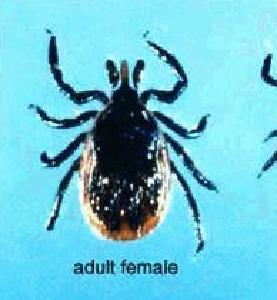
#> input picture assets/train/tick/image_0038.jpg, 277 x 300 px; its folder holds only this picture in this run
$ jupyter execute --allow-errors Q3.ipynb
#> lines starting #> are read from the running program, lines starting #| are printed output that depends on the picture
## Settings

[cell 1]
import os
import cv2
import numpy as np
import matplotlib.pyplot as plt
import time
import tracemalloc
import random
from sklearn.cluster import KMeans
from sklearn.ensemble import RandomForestClassifier
from sklearn.metrics import accuracy_score
from sklearn.metrics import precision_score , recall_score
import seaborn as sns
from sklearn.metrics import confusion_matrix

# Path to the dataset
train_path = './assets/train/'
test_path = './assets/test/'

# Feature extractor (SIFT)
sift = cv2.SIFT_create(contrastThreshold=0.01)

### Create Descriptors

[cell 2]
def extract_descriptors_from_image(image_path):
    """
    Extract exactly a specified number of descriptors from an image using SIFT.
    """
#> called with image_path = './assets/train/tick/image_0038.jpg'
    image = cv2.imread(image_path, cv2.IMREAD_GRAYSCALE)
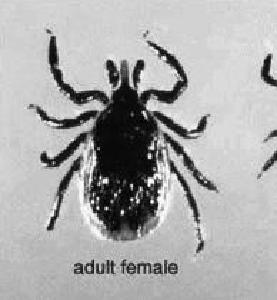
#> image: shape (300, 277); min 0, max 255, mean 171.3
    if image is None:
        raise ValueError(f"Image not found or invalid: {image_path}")

    keypoints, descriptors = sift.detectAndCompute(image, None)
#> keypoints = 1164 keypoints; strongest (x, y, size): (122, 212, 2.6), (98, 208, 2.2), (152, 202, 2.4), (149, 156, 3.2)

    if descriptors is None or len(descriptors) == 0:
        raise ValueError(f"No descriptors found in image: {image_path}")

    return descriptors

[cell 3]
def collect_descriptors_all(data_path):
    """
    Collect descriptors and their corresponding labels.
    """
    all_descriptors = []
    all_labels = []

    classes = [d for d in os.listdir(data_path) if os.path.isdir(os.path.join(data_path, d))]

    num_des_tot = 0
    num_des_class_dist = []
    for i, class_name in enumerate(classes):
        class_folder = os.path.join(data_path, class_name)
        # print(f"Processing class: {class_name}")

        num_des_class = 0
        for image_name in os.listdir(class_folder):
            if image_name.lower().endswith(('png', 'jpg', 'jpeg')):
                image_path = os.path.join(class_folder, image_name)
                try:
                    # Extract descriptors for this image
                    descriptors = extract_descriptors_from_image(image_path)

                    # Append descriptors and corresponding labels
                    all_descriptors += descriptors.tolist()
#> all_descriptors = 1164 items
                    all_labels += [i]*len(descriptors)
#> all_labels = 1164 values from 0 to 0
                    num_des_class += len(descriptors)
#> num_des_class = 1164
                except ValueError as e:
                    print(f"Error processing {image_name}: {e}")
        num_des_tot += num_des_class
#> num_des_tot = 1164
        num_des_class_dist.append(num_des_class)
#> pass 2 of the loop in collect_descriptors_all, `for i, class_name in enumerate(classes):`:
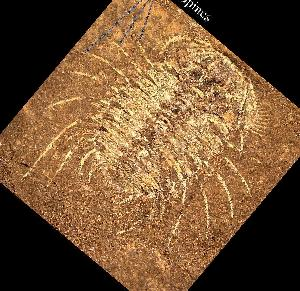
#> input picture assets/train/trilobite/image_0043.jpg, 300 x 291 px
#> in extract_descriptors_from_image (call 2), `image = cv2.imread(image_path, cv2.IMREAD_GRAYSCALE)`:
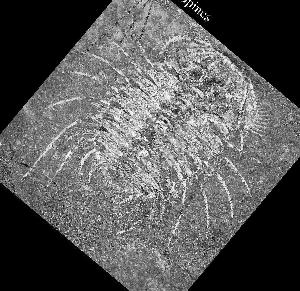
#> image: shape (291, 300); min 0, max 255, mean 88.9
#> keypoints = 562 keypoints; strongest (x, y, size): (239, 122, 1.8), (127, 80, 2.1), (203, 14, 1.9), (157, 121, 1.8)
#> all_descriptors = 1726 items
#> all_labels = 1726 values from 0 to 1
#> num_des_class = 562
    print(f'total number of descriptors: {num_des_tot}')
    print(f'number of descriptors per class: {num_des_class_dist}')

    # Convert to NumPy arrays
    all_descriptors = np.array(all_descriptors)
    all_labels = np.array(all_labels)

    return all_descriptors, all_labels, num_des_class_dist

[cell 4]
def collect_descriptors_with_labels(data_path):
    """
    Collect descriptors and their corresponding labels.
    """
#> called with data_path = './assets/train/'
    all_descriptors = []
    all_labels = []

    classes = [d for d in os.listdir(data_path) if os.path.isdir(os.path.join(data_path, d))]

    num_des_tot = 0
    num_des_class_dist = []
    for i, class_name in enumerate(classes):
        class_folder = os.path.join(data_path, class_name)
        # print(f"Processing class: {class_name}")

        for image_name in os.listdir(class_folder):
            if image_name.lower().endswith(('png', 'jpg', 'jpeg')):
                image_path = os.path.join(class_folder, image_name)
                try:
                    # Extract descriptors for this image
                    descriptors = extract_descriptors_from_image(image_path)
#> in extract_descriptors_from_image (call 4), `keypoints, descriptors = sift.detectAndCompute(image, None)`: keypoints = 1164 keypoints; strongest (x, y, size): (122, 212, 2.6), (98, 208, 2.2), (152, 202, 2.4), (149, 156, 3.2)
                    all_descriptors.append(descriptors.tolist())
                    all_labels.append(i)
                except ValueError as e:
                    print(f"Error processing {image_name}: {e}")
#> pass 2 of the loop in collect_descriptors_with_labels, `for i, class_name in enumerate(classes):`:
#> keypoints = 562 keypoints; strongest (x, y, size): (239, 122, 1.8), (127, 80, 2.1), (203, 14, 1.9), (157, 121, 1.8)

    # Convert to NumPy arrays
    all_labels = np.array(all_labels)

    return all_descriptors, all_labels

[cell 5]
# Extract descriptors and labels
descriptors_pool, labels_pool, num_des_class_dist = collect_descriptors_all(train_path)

if len(descriptors_pool) > 100000:
    random_idx = np.random.choice(descriptors_pool.shape[0], 100000, replace=False)
    descriptors_pool = descriptors_pool[random_idx]
    labels_pool = labels_pool[random_idx]
print(f'number of remained descriptors: {len(descriptors_pool)}')
print("Descriptor extraction completed.")

# Q3. RF codebook

## Construct RF codebook

[cell 6]
def create_leaf_indices(rf_code):
    leaf_indices = []
    for tree in rf_code.estimators_:
        # Mask for leaf nodes
        is_leaf = tree.tree_.children_left == -1
        # Collect only leaf node indices
        leaf_indices.append(np.where(is_leaf)[0])
    leaf_indices = np.array(leaf_indices)
    return leaf_indices

[cell 7]
def get_max_depth(rf_code):
    tree_depths = [estimator.tree_.max_depth for estimator in rf_code.estimators_]
    max_depth = max(tree_depths)
    return max_depth

[cell 8]
# default_settings / codebook construction
code_n_estimators = 4
code_max_depth = 4
code_randomness = 0.7


rf_code = RandomForestClassifier(n_estimators=code_n_estimators, max_depth=code_max_depth, bootstrap=True, random_state=None, max_samples=code_randomness, max_features=code_randomness, criterion='entropy')
rf_code.fit(descriptors_pool, labels_pool.ravel())

[cell 9]
# 하나의 이미지에 대한 bag of words를 구하는 거!
def create_rf_histogram(descriptors, rf_code, leaf_indices, max_leaf_nodes):
    # Step 1: Apply descriptors to the forest to get leaf indices
    # des_indices는 tree의 전체 node에 대한 index

    des_indices = rf_code.apply(descriptors)  # Shape: (n_descriptors, n_trees)

    # Step 2: Convert node index to leaf index
    converted_indices = np.zeros_like(des_indices)
    for tree_idx in range(des_indices.shape[1]):  # Loop over each tree
        leaf_map = {leaf: idx for idx, leaf in enumerate(leaf_indices[tree_idx])}
        converted_indices[:, tree_idx] = [leaf_map[val] for val in des_indices[:, tree_idx]]

    # Step 3: one-hot encoding and concatenate
    one_hot_encoded = []
    for row in converted_indices:
        row_one_hot = []
        # tree 마다 one-hot encoding을 하나씩 만들어서 concatenate
        for leaf_idx in row:
            # Generate a one-hot vector of size max_leaf_nodes
            one_hot_vector = np.zeros(max_leaf_nodes)
            one_hot_vector[leaf_idx] = 1
            row_one_hot.append(one_hot_vector)
        # Concatenate the one-hot vectors for each tree
        one_hot_encoded.append(np.concatenate(row_one_hot))

    # Step 4: Normalized histogram -> image 마다 descriptors 개수가 달라서 normalize 해야 함
    one_hot_encoded = np.array(one_hot_encoded)
    histogram = one_hot_encoded.sum(axis=0) / one_hot_encoded.sum()

    return histogram

[cell 10]
# [23 lines left out: function create_rf_histogram_time, not called in this run]

[cell 11]
# [14 lines left out: function vq_process_time, not called in this run]

### Prepare dataset

[cell 12]
def vq_process(data_descriptors, rf_code):
    leaf_indices = create_leaf_indices(rf_code)
    max_leaf_nodes = np.pow(2, get_max_depth(rf_code))

    data_bow = []
    for descriptors in data_descriptors:
        image_bow = create_rf_histogram(descriptors, rf_code, leaf_indices, max_leaf_nodes)
        data_bow.append(image_bow)
    data_bow = np.array(data_bow)

    return data_bow

[cell 13]
# Create Train data
train_descriptors, train_labels = collect_descriptors_with_labels(train_path)
print("Train descriptor extraction completed.")

start_time = time.perf_counter()
#> (the rest of this cell did not finish here and is left out)

#> (a cell that did not finish here is left out)

print("Descriptor extraction completed.")

start_time = time.perf_counter()
test_bow = vq_process(test_descriptors, rf_code)
vq_time = time.perf_counter() - start_time

print(f'vector quantization test for train data: {vq_time}')

x_test = test_bow
y_test = test_labels

## Find best codebook

### RF Classifier with default settings

[cell 15]
# [29 lines left out: function RF_classification, not called in this run]

[cell 16]
# Default Settings
code_n_estimators = 4
code_max_depth = 4
code_randomness = 0.7

[cell 17]
# Parameter list
code_n_estimators_list = [i for i in range(1,7)]
code_max_depth_list = [i for i in range(1,7)]
code_randomness_list = [i*0.1 for i in range(5,11)]

[cell 18]
accuracy_list = []
n_iter = 10

#> (the rest of this cell did not finish here and is left out)

[cell 19]
accuracy_list = []
n_iter = 10

#> (the rest of this cell did not finish here and is left out)

[cell 20]
accuracy_list = []
n_iter = 10

#> (the rest of this cell did not finish here and is left out)

### VQ Time

[cell 21]
#  Best Settings
code_best_estimators = 4
code_best_depth = 5
code_best_randomness = 0.6

accuracy_list = []
n_iter = 1

avg_codebook_time = 0
avg_vq_time = 0
avg_accuracy = 0

#> (the rest of this cell did not finish here and is left out)

[cell 22]
# Compare with two-pixel test
# [27 lines left out: function create_two_pixel_features, not called in this run]

n_pairs = x_train.shape[1]
#> n_pairs = 8

start_time = time.perf_counter()
#> (the rest of this cell did not finish here and is left out)

### Codebook Time complexity comparison

[cell 23]
train_descriptors_list = []
for i in range(len(train_descriptors)):
    for j in range(len(train_descriptors[i])):
        train_descriptors_list.append(train_descriptors[i][j])

train_descriptors_list = np.array(train_descriptors_list)

[cell 24]
# Time for codebook construction time
code_best_depth = 5
code_best_randomness = 0.6

n_estimators_list = [i for i in range(1,10)]
n_iter = 10

avg_time_list = []
codebook_size = [estimators*np.pow(2,code_best_depth) for estimators in n_estimators_list]

rf_code_list = []

for estimators in n_estimators_list:
    avg_time = 0
    for i in range(n_iter):
        start_time = time.perf_counter()

        rf_code = RandomForestClassifier(n_estimators=estimators, max_depth=code_best_depth, bootstrap=True, random_state=None, max_samples=code_best_randomness, max_features=code_best_randomness, criterion='entropy')
        rf_code.fit(descriptors_pool, labels_pool.ravel())

        avg_time += time.perf_counter() - start_time
    rf_code_list.append(rf_code)

    avg_time_list.append(avg_time/n_iter)

[cell 25]
# Time for vector quantization time
avg_vq_time_list = []
# [8 lines of commented-out code are left out]

n_iter = len(train_descriptors)
for rf_code in rf_code_list:
    avg_vq_time = 0
    for i in range(n_iter):
        start_time = time.perf_counter()
        rf_code.apply(train_descriptors[i])
        avg_vq_time += time.perf_counter() - start_time
    avg_vq_time_list.append(avg_vq_time/n_iter)

[cell 26]
# results from Q1.ipynb and Q2.ipynb
q2_avg_time = [2.548782,
    8.89768476,
    17.3841378 ,
    28.0607884,
    40.59742532,
    55.4671402 ,
    73.12054278,
    92.73077332,
    110.66663548]

q2_avg_vq_time = [0.00397523733942459,
 0.004002210004255175,
 0.004020090005360544,
 0.0040823926667993265,
 0.004069500669526557,
 0.004059693327484032,
 0.004069020003080368,
 0.00406204867331932,
 0.004096894660033285]

[cell 27]
# Plot accuracy on the first subplot
plt.plot(codebook_size, q2_avg_time, label='K-means codebook', marker='s', linestyle='-', color='r')
plt.plot(codebook_size, avg_time_list, label='RF codebook', marker='s', linestyle='-', color='b')
plt.xlabel('Codebook Size', fontsize=20)
plt.ylabel('Runtime (second)', fontsize=20)
plt.yticks(fontsize=15)
plt.xticks(fontsize=15)
# plt.title('Codebook construction time')
plt.legend(fontsize=15)
plt.grid(True)
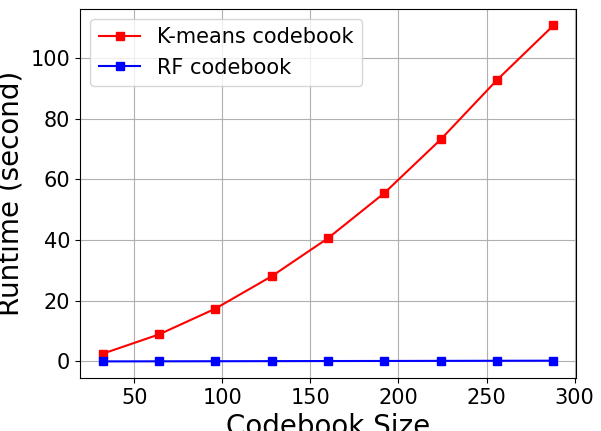
#> figure drawn by matplotlib, 1 panel

[cell 28]
# Plot accuracy on the first subplot
plt.plot(codebook_size, q2_avg_vq_time, label='K-means codebook', marker='s', linestyle='-', color='r')
plt.plot(codebook_size, avg_vq_time_list, label='RF codebook', marker='s', linestyle='-', color='b')
plt.xlabel('Codebook Size', fontsize=20)
plt.ylabel('Runtime (second)', fontsize=20)
plt.yticks(fontsize=15)
plt.xticks(fontsize=15)
# plt.title('Vector quantization time')
plt.legend(fontsize=15)
plt.grid(True)
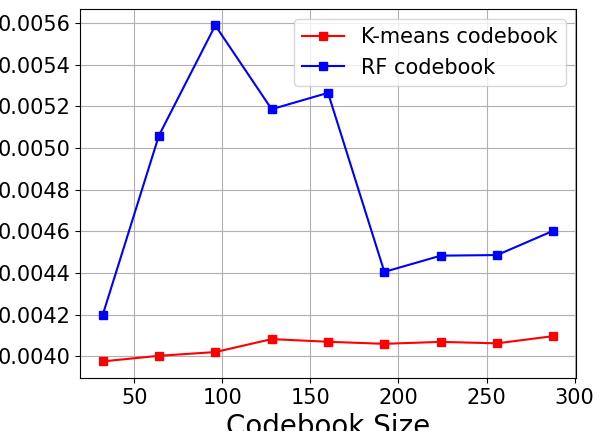
#> figure drawn by matplotlib, 1 panel

[cell 29]
# Plot accuracy on the first subplot
plt.plot(codebook_size, q2_avg_vq_time, label='K-means codebook', marker='s', linestyle='-', color='r')
plt.plot(codebook_size, avg_vq_time_list, label='RF codebook', marker='s', linestyle='-', color='b')
plt.xlabel('Codebook Size', fontsize=20)
plt.ylabel('Runtime (second)', fontsize=20)
plt.yticks(fontsize=15)
plt.xticks(fontsize=15)
# plt.title('Vector quantization time')
plt.legend(fontsize=15)
plt.grid(True)

[cell 30]
avg_vq_time_list

## RF Classifier

[cell 31]
# [29 lines left out: function RF_classification, not called in this run]

### Change one parameter per experiment

[cell 32]
def q2_measurements(parameter_list, change_type, n_iter):
#> called with change_type = 'estimator', n_iter = 10
    train_accuracy_list = []
    test_accuracy_list = []

    train_time_list = []
    test_time_list = []

    for parameter in parameter_list:
        avg_train_accuracy, avg_test_accuracy, avg_train_time, avg_test_time = 0, 0, 0, 0

        for i in range(n_iter):
            if change_type == 'estimator':
                y_train_pred, y_test_pred, train_time, test_time, _, _, _ = RF_classification(x_train, y_train, x_test, n_estimators=parameter, max_depth=5, bootstrap=True, random_state=None, max_samples=0.7, max_features=0.7, criterion='entropy')
            elif change_type == 'depth':
                y_train_pred, y_test_pred, train_time, test_time, _, _, _ = RF_classification(x_train, y_train, x_test, n_estimators=30, max_depth=parameter, bootstrap=True, random_state=None, max_samples=0.7, max_features=0.7, criterion='entropy')
            elif change_type == 'randomness':
                y_train_pred, y_test_pred, train_time, test_time, _, _, _ = RF_classification(x_train, y_train, x_test, n_estimators=30, max_depth=5, bootstrap=True, random_state=None, max_samples=parameter, max_features=parameter, criterion='entropy')
            avg_train_accuracy += accuracy_score(y_train.T, y_train_pred)
            avg_test_accuracy += accuracy_score(y_test.T, y_test_pred)
            avg_train_time += train_time
            avg_test_time += test_time

        train_accuracy_list.append(avg_train_accuracy/n_iter)
        test_accuracy_list.append(avg_test_accuracy/n_iter)
        train_time_list.append(avg_train_time/n_iter)
        test_time_list.append(avg_test_time/n_iter)

    return train_accuracy_list, test_accuracy_list, train_time_list, test_time_list
